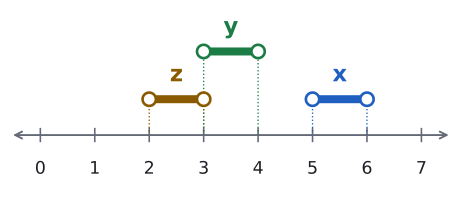

The Python source for this figure:
import sys; sys.path.insert(0, "tools")
from cizim import *

# 2^x = 50, 3^y = 50, 7^z = 50: her bilinmeyen iki ardışık tam sayı arasında.
fig, ax = sekil(6, 2.8)
sayi_dogrusu(ax, 0, 7)
ax.set_ylim(-1, 1.6)
for (a, b), ad, renk, y in (((2, 3), "z", SARI, 0.45), ((3, 4), "y", YESIL, 1.05), ((5, 6), "x", MAVI, 0.45)):
    for t in (a, b):
        ax.plot([t, t], [0, y], color=renk, lw=1, ls=":", zorder=2)
    ax.hlines(y, a, b, color=renk, lw=6, zorder=3)
    for t in (a, b):
        ax.plot(t, y, "o", color=renk, markerfacecolor="white", markersize=10, mew=2, zorder=5)
    ax.text((a + b) / 2, y + 0.3, ad, ha="center", va="center", fontsize=17, color=renk, fontweight="bold")
kaydet(fig, __file__)
